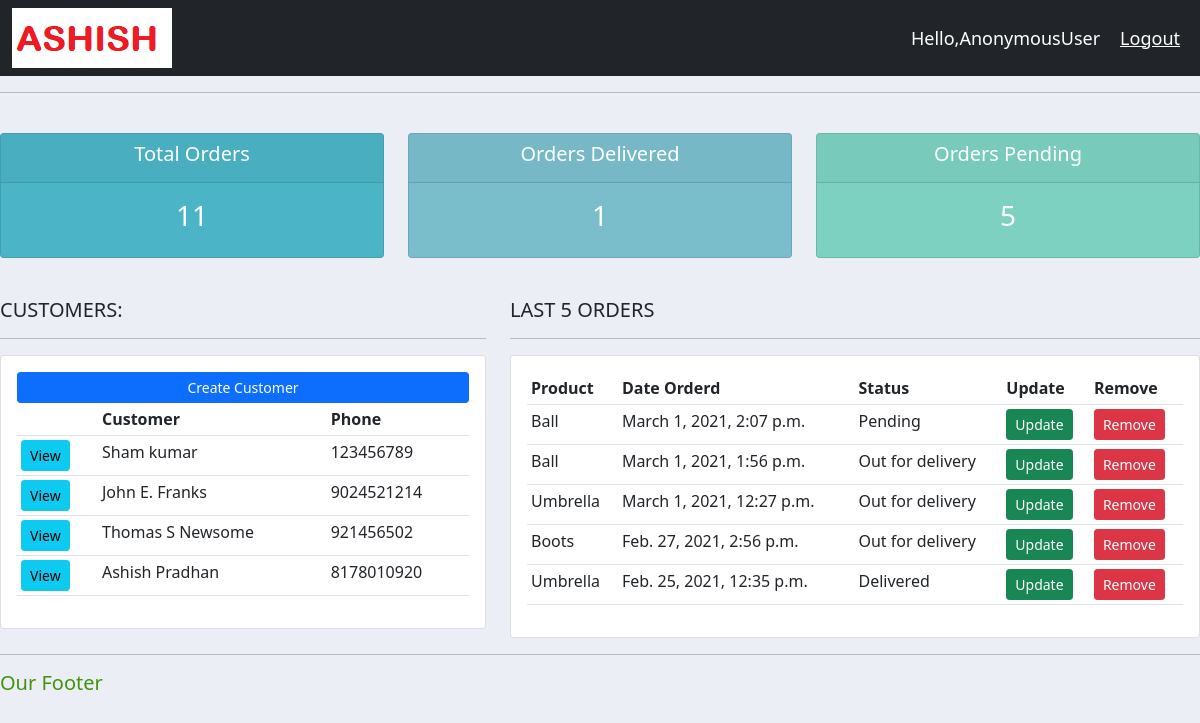
The page / on the database its author committed.
### accounts/models.py (models this page shows, shortened)
class Customer(models.Model):
    name = models.CharField(max_length=200, null=True)
    phone = models.CharField(max_length=10, null=True)
    email = models.CharField(max_length=100, null=True)
    date_created = models.DateTimeField(auto_now_add=True, null=True)

class Order(models.Model):
    STATUS = (
            ('Pending', 'Pending'),
            ('Out for delivery', 'Out for delivery'),
            ('Delivered', 'Delivered'),
            )
    customer = models.ForeignKey(Customer, null=True, on_delete = models.SET_NULL)
    product = models.ForeignKey(Product, null=True, on_delete = models.SET_NULL)
    date_created = models.DateTimeField(auto_now_add=True, null=True)
    status = models.CharField(max_length=100, null=True, choices=STATUS)
    note = models.CharField(max_length=100, null=True)

class Product(models.Model):
    CATEGORY = (
              ('Indoor', 'Indoor'),
              ('Out Door', 'Out Door'),
              )
    name = models.CharField(max_length=100, null=True)
    price =models.FloatField(null=True)
    category = models.CharField(max_length=100, null=True, choices=CATEGORY)
    description = models.CharField(max_length=100, null=True, blank=True)
    date_created = models.DateTimeField(auto_now_add=True, null=True)
    tag = models.ManyToManyField(Tag)
    def __str__(self):
        return self.name

### accounts/views.py (the view)
# urls.py: path('', views.home,name="home"),
def home(request):
    orders = Order.objects.all()
    customers = Customer.objects.all()
    total_customers = customers.count()
    total_orders = orders.count()
    Delivered = orders.filter(status="Delivered").count()
    Pending = orders.filter(status="Pending").count()
    lastorders = list(islice(reversed(orders), 0, total_orders))
    context = {'customers'  :customers,'orders' :lastorders[:5],'Pending':Pending,'Delivered':Delivered,'total_orders':total_orders}
    return render(request,'accounts/dashboard.html',context=context)

### accounts/templates/accounts/dashboard.html (shortened to what this page needs)
{% extends 'accounts/main.html' %}
{% block content %}
{% include 'accounts/status.html' %}
<br>
<div class="row">
	<div class="col-md-5">
		<h5>CUSTOMERS:</h5>
		<hr>
		<div class="card card-body">
			<a class="btn btn-primary  btn-sm btn-block" href="create_customer">Create Customer</a>
			<table class="table table-sm">
				<tr>
					<th></th>
					<th>Customer</th>
					<th>Phone</th>
				</tr>
				{% for customer in customers %}
					<tr>
						<td><a class='btn btn-sm btn-info' href="{% url 'customerurl' customer.id%}">View</a></td>
						<td>{{customer.name}}</td>
						<td>{{customer.phone}}</td>
					</tr>
				{% endfor %}
			</table>
		</div>
	</div>
	<div class="col-md-7">
		<h5>LAST 5 ORDERS</h5>
		<hr>
		<div class="card card-body">
			<table class="table table-sm">
				<tr>
					<th>Product</th>
					<th>Date Orderd</th>
					<th>Status</th>
					<th>Update</th>
					<th>Remove</th>
				</tr>
				{% for order in orders %}
					<tr>
					<td>{{order.product}}</td>
					<td>{{order.date_created}}</td>
					<td>{{order.status}}</td>
					<td><a class="btn btn-sm btn-success" href="{% url 'update_order' order.id %}" role="button">Update</a></td>
					<td><a class="btn btn-sm btn-danger" href="{% url 'delete_order' order.id %}" role="button">Remove</a></td>
					</tr>
				{% endfor %}
			</table>
		</div>
	</div>
</div>
{% endblock content %}

### accounts/templates/accounts/main.html (shortened to what this page needs)
{% load static %}
<!DOCTYPE html>
<html lang="en">
<head>
    <link href="https://cdn.jsdelivr.net/npm/bootstrap@5.0.0-beta2/dist/css/bootstrap.min.css" rel="stylesheet">
    <link rel='stylesheet' type='text/css' href="{% static 'css/main.css' %}"></link>
</head>
<body>
    {% include 'accounts/navbar.html' %}
    <hr>
    {% block content %}{% endblock %}
    <hr>
    <h5 class="footer">Our Footer</h5>
</body>
</html>

### accounts/templates/accounts/navbar.html (shortened to what this page needs)
{% load static %}
<nav class="navbar navbar-expand-lg navbar-dark bg-dark">
  <div class="container-fluid">
    <img src="{% static 'images/logo.png' %}">
  </div>
  <span class="hello-msg">Hello,{{request.user}}</span>
  <span><a class="hello-msg" href="{% url 'logout' %}">Logout</a>
</nav>

### accounts/templates/accounts/status.html
<br>
<div class="row">
	<div class="col">
		<div class="col-md">
			<div class="card text-center text-white  mb-3" id="total-orders">
			  	<div class="card-header">
			  		<h5 class="card-title">Total Orders</h5>
			  	</div>
			  	<div class="card-body">
			    	<h3 class="card-title">{{total_orders}}</h3>
			  	</div>
			</div>
		</div>
	</div>
	<div class="col">
		<div class="col-md">
			<div class="card text-center text-white  mb-3" id="orders-delivered">
			  	<div class="card-header">
			  		<h5 class="card-title">Orders Delivered</h5>
			  	</div>
			  	<div class="card-body">
			    	<h3 class="card-title">{{Delivered}}</h3>
			  	</div>
			</div>
		</div>
	</div>
	<div class="col">
		<div class="col-md">
			<div class="card text-center text-white  mb-3" id="orders-pending">
			  	<div class="card-header">
			  		<h5 class="card-title">Orders Pending</h5>
			  	</div>
			  	<div class="card-body">
			    	<h3 class="card-title">{{Pending}}</h3>
			  	</div>
			</div>
		</div>
	</div>
</div>

### static/css/main.css (style rules this page uses)
body { background-color: #ebeff5; }
#total-orders { background-color: #4cb4c7; }
#orders-delivered { background-color: #7abecc; }
#orders-pending { background-color: #7CD1C0; }
.footer { color: rgb(65, 148, 10); }

### accounts/templates/accounts/navbar.html (style rules this page uses)
.hello-msg { font-size: 18px; color: #ffff; margin-right: 20px; }

### rows shown on the page
Customer: name "Sham kumar", phone "123456789"
Customer: name "John E. Franks", phone "9024521214"
Customer: name "Thomas S Newsome", phone "921456502"
Customer: name "Ashish Pradhan", phone "8178010920"
Order: product "Ball", date_created "March 1, 2021, 2:07 p.m.", status "Pending"
Order: product "Ball", date_created "March 1, 2021, 1:56 p.m.", status "Out for delivery"
Order: product "Umbrella", date_created "March 1, 2021, 12:27 p.m.", status "Out for delivery"
Order: product "Boots", date_created "Feb. 27, 2021, 2:56 p.m.", status "Out for delivery"
Order: product "Umbrella", date_created "Feb. 25, 2021, 12:35 p.m.", status "Delivered"

### other values the page prints
{{ request.user }} "AnonymousUser"
{{ total_orders }} "11"
{{ Delivered }} "1"
{{ Pending }} "5"
